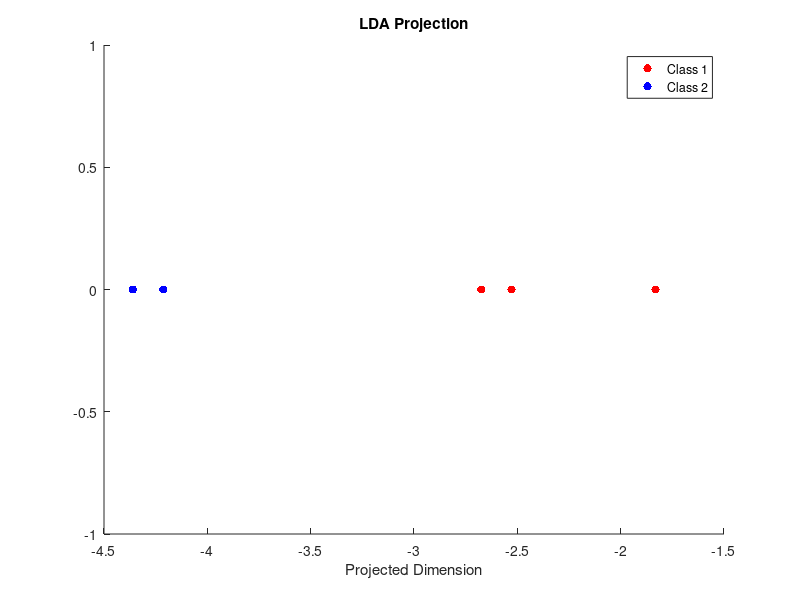

This figure's MATLAB source:
% 假设你有一个包含两个类别的数据集 X，其中每一行是一个样本，每一列是一个特征
X = [1 2; 2 3; 3 3; 4 5; 5 5];

% 对应的类别标签
Y = [1; 1; 1; 2; 2];

% 计算每个类别的均值向量
mu1 = mean(X(Y == 1, :));
mu2 = mean(X(Y == 2, :));

% 计算类内散布矩阵
S1 = cov(X(Y == 1, :));
S2 = cov(X(Y == 2, :));

% 计算类间散布矩阵
Sb = (mu1 - mu2)' * (mu1 - mu2);

% 计算投影方向
[V, D] = eig(inv(S1 + S2) * Sb);
projection_direction = V(:, end);

% 投影数据
X_projected = X * projection_direction;

% 绘制投影后的数据
figure;
scatter(X_projected(Y == 1), zeros(sum(Y == 1), 1), 'r', 'filled');
hold on;
scatter(X_projected(Y == 2), zeros(sum(Y == 2), 1), 'b', 'filled');
legend('Class 1', 'Class 2');
xlabel('Projected Dimension');
ylabel(' ');
title('LDA Projection');